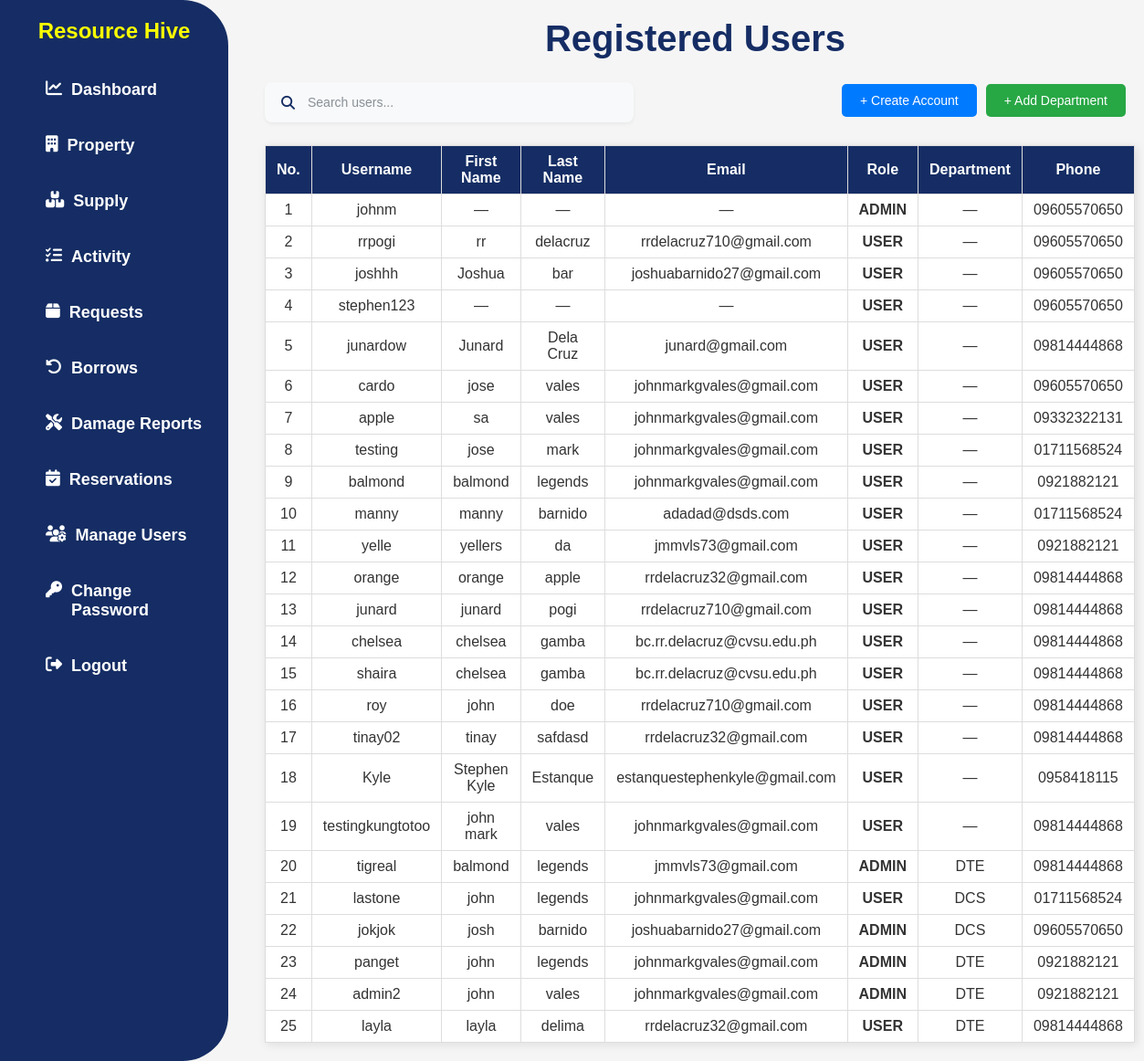
Before: /manage-users/ (signed in) with the older database file.
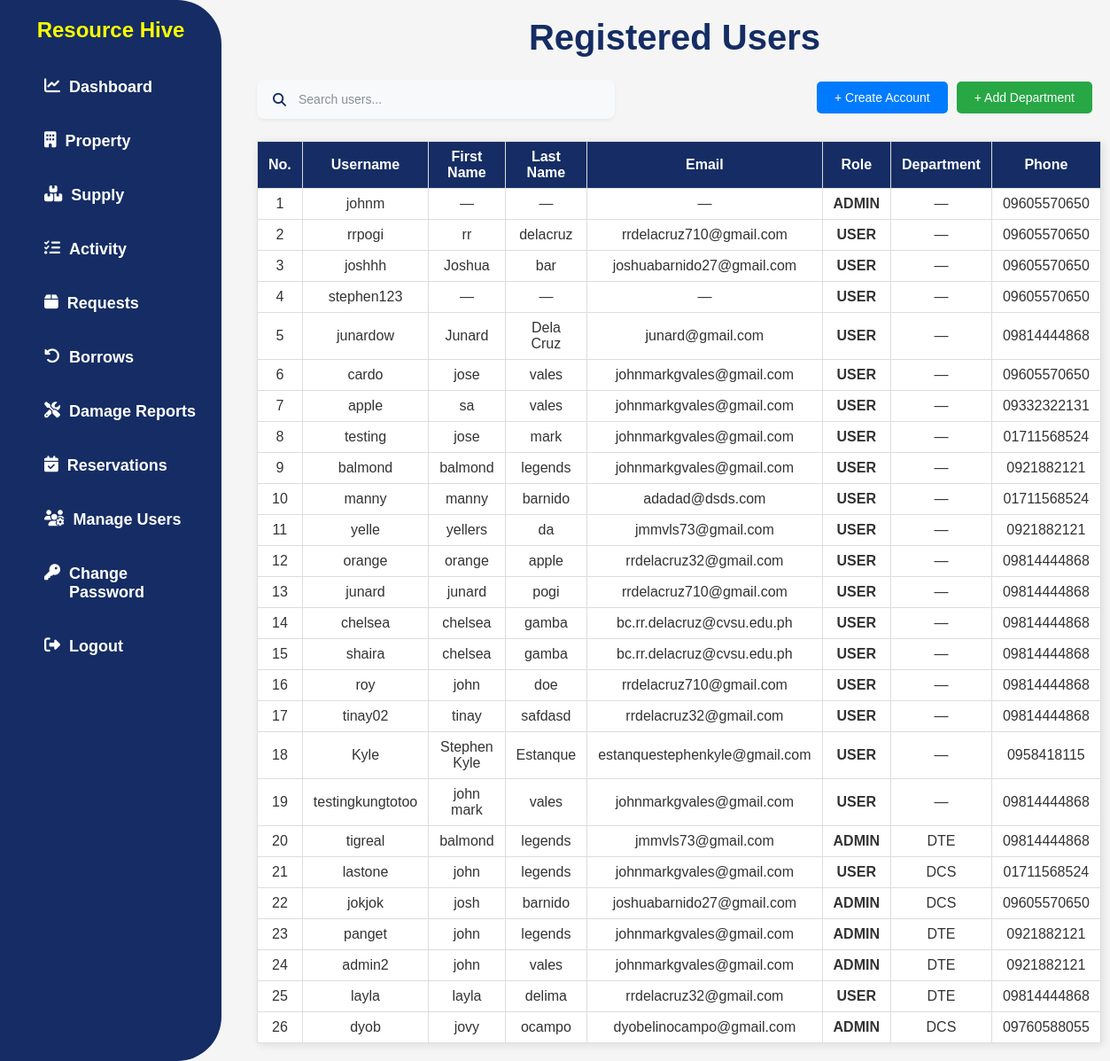
After: the same page with the newer database file.
### app/models.py (models this page shows, shortened)
class UserProfile(models.Model):
    user = models.OneToOneField(User, on_delete=models.CASCADE)
    ROLE_CHOICES = [
        ('ADMIN', 'ADMIN'),
        ('USER', 'USER'),
    ]
    role = models.CharField(max_length=20, choices=ROLE_CHOICES)
    department = models.ForeignKey(Department, on_delete=models.SET_NULL, null=True, blank=True)
    phone = models.CharField(max_length=20, blank=True, null=True)

class Department(models.Model):
    name = models.CharField(max_length=100, unique=True)
    def __str__(self):
        return self.name

### app/views.py (the view)
# urls.py: path('manage-users/', UserProfileListView.as_view(), name='manage_users'),
class UserProfileListView(PermissionRequiredMixin, ListView):
    model = UserProfile
    template_name = 'app/manage_users.html'
    permission_required = 'app.view_admin_module'
    context_object_name = 'users'
    def get_context_data(self, **kwargs):
        context = super().get_context_data(**kwargs)
        context['form'] = UserRegistrationForm()
        context['departments'] = Department.objects.all()
        return context

### app/forms.py (shortened to what this page needs)
class UserRegistrationForm(forms.ModelForm):
    username = forms.CharField(max_length=150)
    first_name = forms.CharField(max_length=30)
    last_name = forms.CharField(max_length=30)
    email = forms.EmailField()
    password1 = forms.CharField(widget=forms.PasswordInput, label='Password')
    password2 = forms.CharField(widget=forms.PasswordInput, label='Confirm Password')
    role = forms.ChoiceField(choices=UserProfile.ROLE_CHOICES)
    department = forms.ModelChoiceField(
        queryset=Department.objects.all(),
        required=False,
        widget=forms.Select(attrs={'class': 'department-select form-control'})
    )
    phone = forms.CharField(required=False)
    class Meta:
        model = User
        fields = ['username', 'first_name', 'last_name', 'email']

### app/templates/app/manage_users.html (shortened to what this page needs)
{% load static %}
<!DOCTYPE html>
<html lang="en">
  <head>
    <link rel="stylesheet" href="{% static 'css/style.css' %}" />
    <link
      rel="stylesheet"
      href="https://cdnjs.cloudflare.com/ajax/libs/font-awesome/6.4.2/css/all.min.css"
    />
    <link
      href="https://cdn.jsdelivr.net/npm/select2@4.1.0-rc.0/dist/css/select2.min.css"
      rel="stylesheet"
    />
  </head>
  <body>
    {% include 'app/navbar.html' %}
    <div class="content">
      <h2 class="h2title">Registered Users</h2>
      <div class="top-controls">
        <div class="search-container">
          <i class="fas fa-search search-icon"></i>
          <input type="text" id="searchInput" class="search-input" placeholder="Search users...">
        </div>
        <div class="button-container">
          <button id="openModalBtn" class="add-btn">+ Create Account</button>
          <button id="openDepartmentModalBtn" class="add-btn secondary">+ Add Department</button>
        </div>
      </div>
      <table border="1" class="searchable-table">
        <thead>
          <tr>
            <th>No.</th>
            <th>Username</th>
            <th>First Name</th>
            <th>Last Name</th>
            <th>Email</th>
            <th>Role</th>
            <th>Department</th>
            <th>Phone</th>
          </tr>
        </thead>
        <tbody>
          {% for profile in users %}
          <tr>
            <td>{{ forloop.counter }}</td>
            <td>{{ profile.user.username }}</td>
            <td>{{ profile.user.first_name|default:"—" }}</td>
            <td>{{ profile.user.last_name|default:"—" }}</td>
            <td>{{ profile.user.email|default:"—" }}</td>
            <td><strong>{{ profile.get_role_display }}</strong></td>
            <td>{{ profile.department.name|default:"—" }}</td>
            <td>{{ profile.phone|default:"—" }}</td>
          </tr>
          {% empty %}
          <tr>
            <td colspan="8">No users found.</td>
          </tr>
          {% endfor %}
        </tbody>
      </table>
    </div>
  </body>
</html>

Changed rows visible on the page:
added UserProfile: user.username "dyob", user.first_name "jovy", user.last_name "ocampo", user.email "dyobelinocampo@gmail.com", role "ADMIN", department.name "DCS", phone "09760588055"
